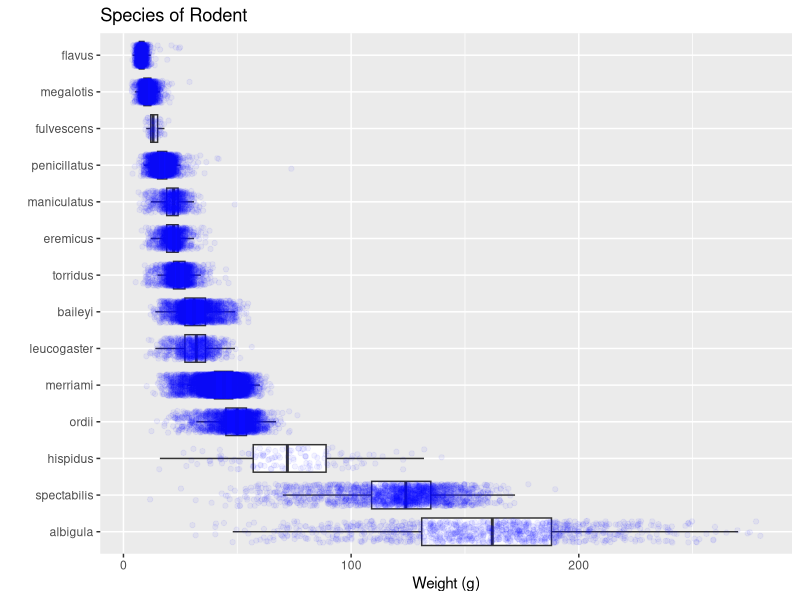
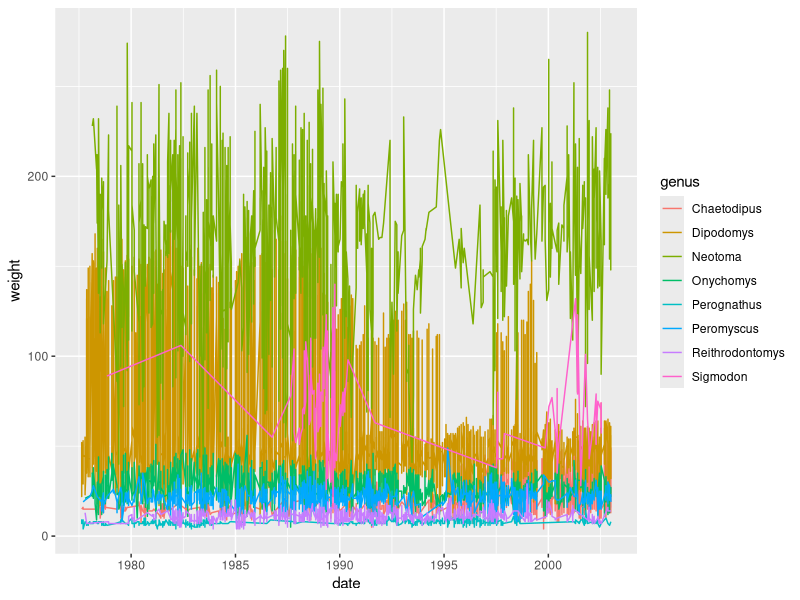
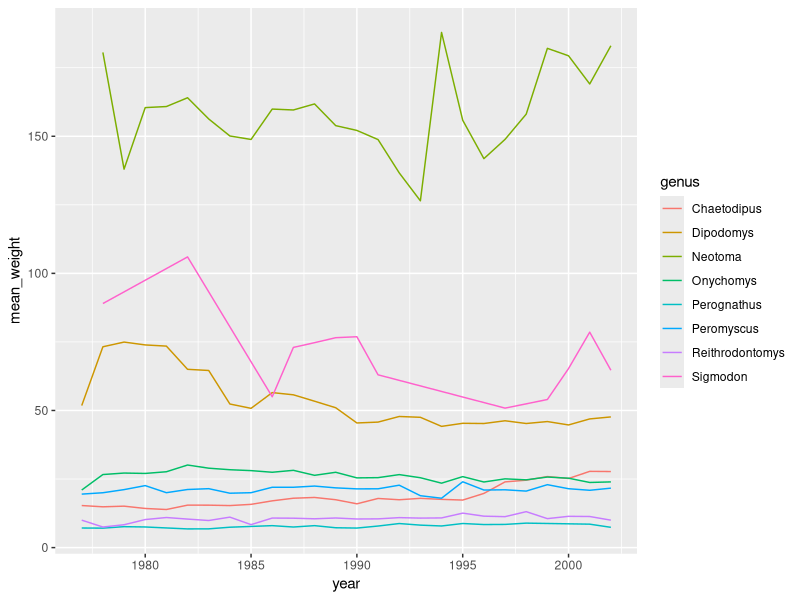
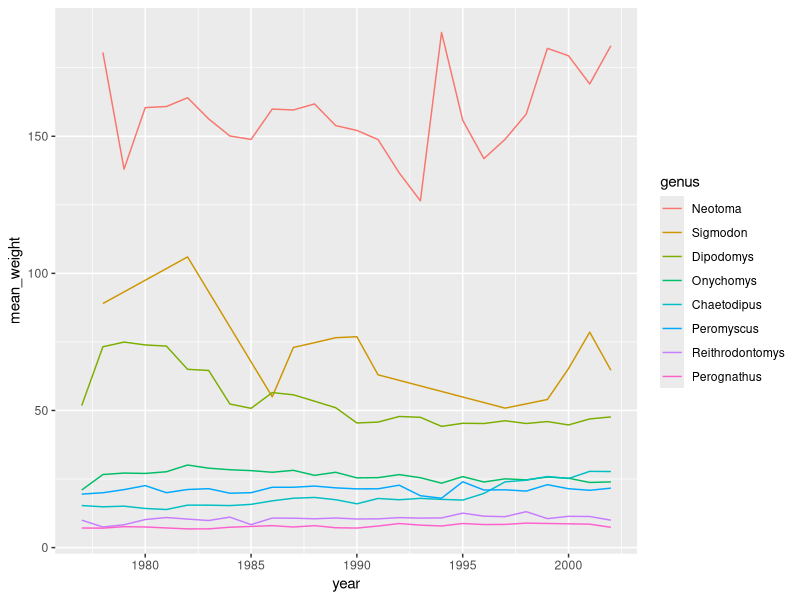
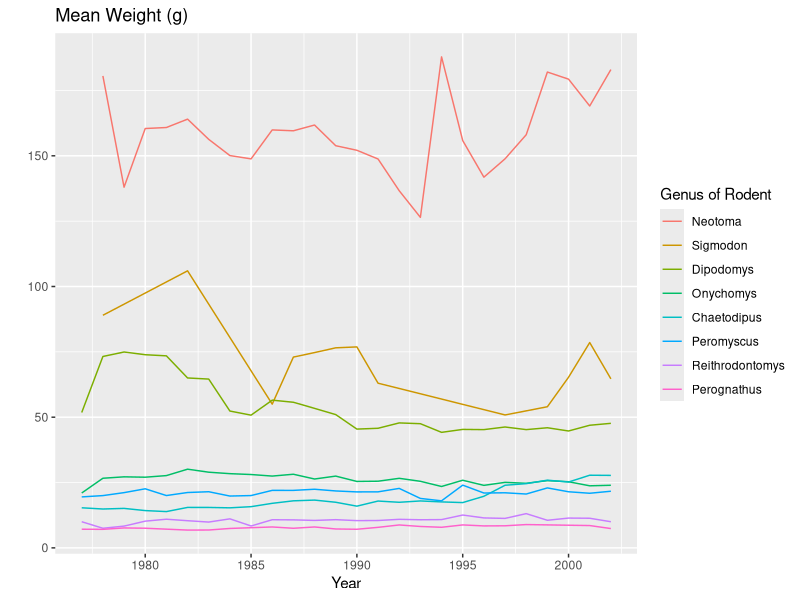
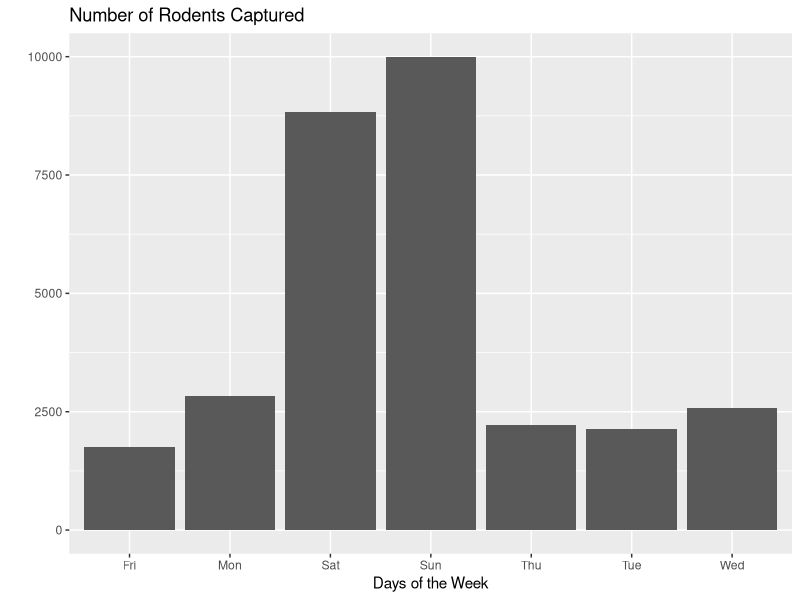
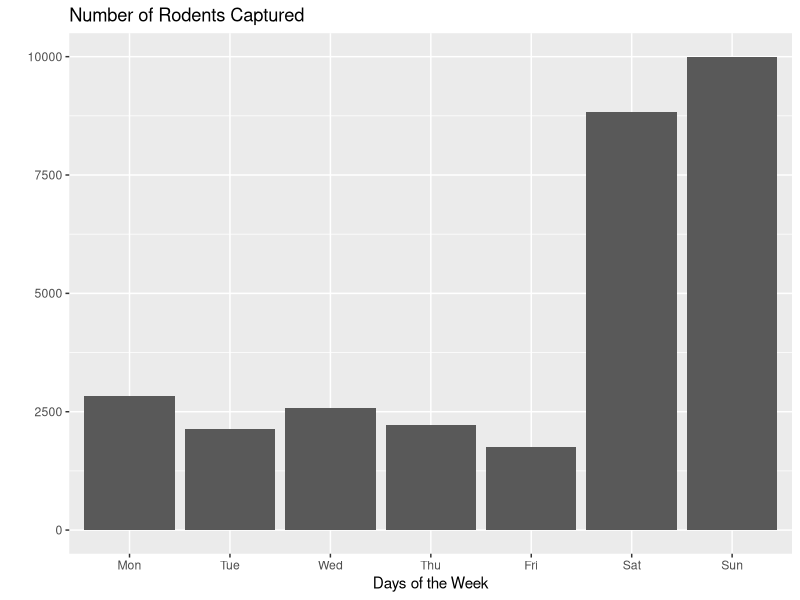
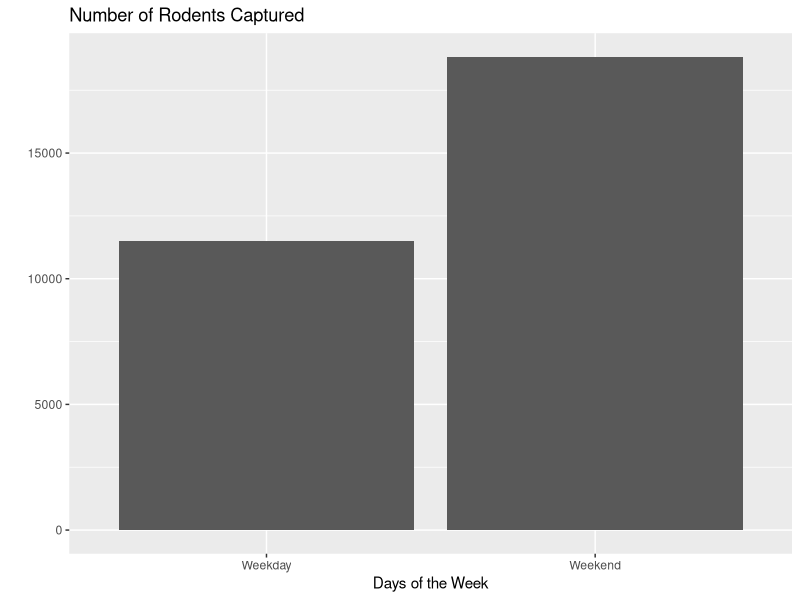

Reproduce these figures in R, in order.
## ---- chunk 1
#| message: false
library(tidyverse)
## ---- chunk 2
#| message: false
surveys <- read_csv(here::here("supporting_artifacts",
                               "learning_targets", 
                               "Data", 
                               "surveys.csv")
                    )
## ---- chunk 3
surveys |> 
  mutate(species = fct_reorder(species, 
                               weight, 
                               .desc = TRUE)) |> 
  ggplot(mapping = aes(x = weight, 
                       y = species)
       ) + 
  geom_boxplot(outlier.shape = NA
               ) + 
  geom_jitter(height = 0.3, 
              color = "blue",
              alpha = 0.05
              ) + 
  labs(x = "Weight (g)",
       y = "",
       title = "Species of Rodent"
       )
# making the title be the y-axis label, allowes for long y axis labels!
## ---- chunk 4
surveys |> 
  ggplot (mapping = aes(x = date, 
                        y = weight, 
                        color = genus)
          ) +
  geom_line(na.rm = TRUE)
## ---- chunk 5
#| message: false
surveys |> 
  group_by(genus, year) |> 
  summarise(mean_weight = mean(weight)
            ) |> 
  ggplot (mapping = aes(x = year, 
                        y = mean_weight, 
                        color = genus)) +
  geom_line(na.rm = TRUE)
## ---- chunk 6
#| message: false
surveys |> 
  mutate(genus = fct_reorder(genus, weight, .desc = TRUE)) |> 
  group_by(genus, year) |> 
  summarise(mean_weight = mean(weight)) |> 
  ggplot (mapping = aes(x = year, y = mean_weight, color = genus)) +
  geom_line(na.rm = TRUE)
## ---- chunk 7
#| message: false
surveys |> 
  mutate(genus = fct_reorder(genus, weight, .desc = TRUE)) |> 
  group_by(genus, year) |> 
  summarise(mean_weight = mean(weight)) |> 
  ggplot (mapping = aes(x = year, y = mean_weight, color = genus)) +
  geom_line(na.rm = TRUE) +
  labs(title = "Mean Weight (g)", x = "Year", y = "", color = "Genus of Rodent")
## ---- chunk 8
surveys |> 
  filter(day_of_week %in% c("Mon", "Tue", "Wed", "Thu", "Fri", "Sat", "Sun")) |> 
  mutate(day_of_week = factor(day_of_week)) |> 
  ggplot(mapping = aes(x = day_of_week)) +
  geom_bar() +
  labs(x = "Days of the Week", y = "", 
       title = "Number of Rodents Captured")
## ---- chunk 9
surveys |> 
  filter(day_of_week %in% c("Mon", "Tue", "Wed", 
                            "Thu", "Fri", "Sat", "Sun")) |> 
  mutate(day_of_week = factor(day_of_week, 
                              levels = c("Mon", "Tue", "Wed", 
                                         "Thu", "Fri", "Sat", "Sun"))) |> 
  ggplot(mapping = aes(x = day_of_week)
         ) +
  geom_bar() +
  labs(x = "Days of the Week", 
       y = "", 
       title = "Number of Rodents Captured")
## ---- chunk 10
surveys |> 
  filter(day_of_week %in% c("Mon", "Tue", "Wed", 
                            "Thu", "Fri", "Sat", "Sun")) |> 
  count(day_of_week, name = "captured") |> 
  mutate(day_of_week = fct_collapse(day_of_week, 
                                    Weekday = c("Mon", "Tue", 
                                                "Wed", "Thu", "Fri"),
                                    Weekend = c("Sat", "Sun"))) |> 
  ggplot(mapping = aes(x = day_of_week, y = captured)
         ) +
  geom_col() +
  labs(x = "Days of the Week", 
       y = "", 
       title = "Number of Rodents Captured")
